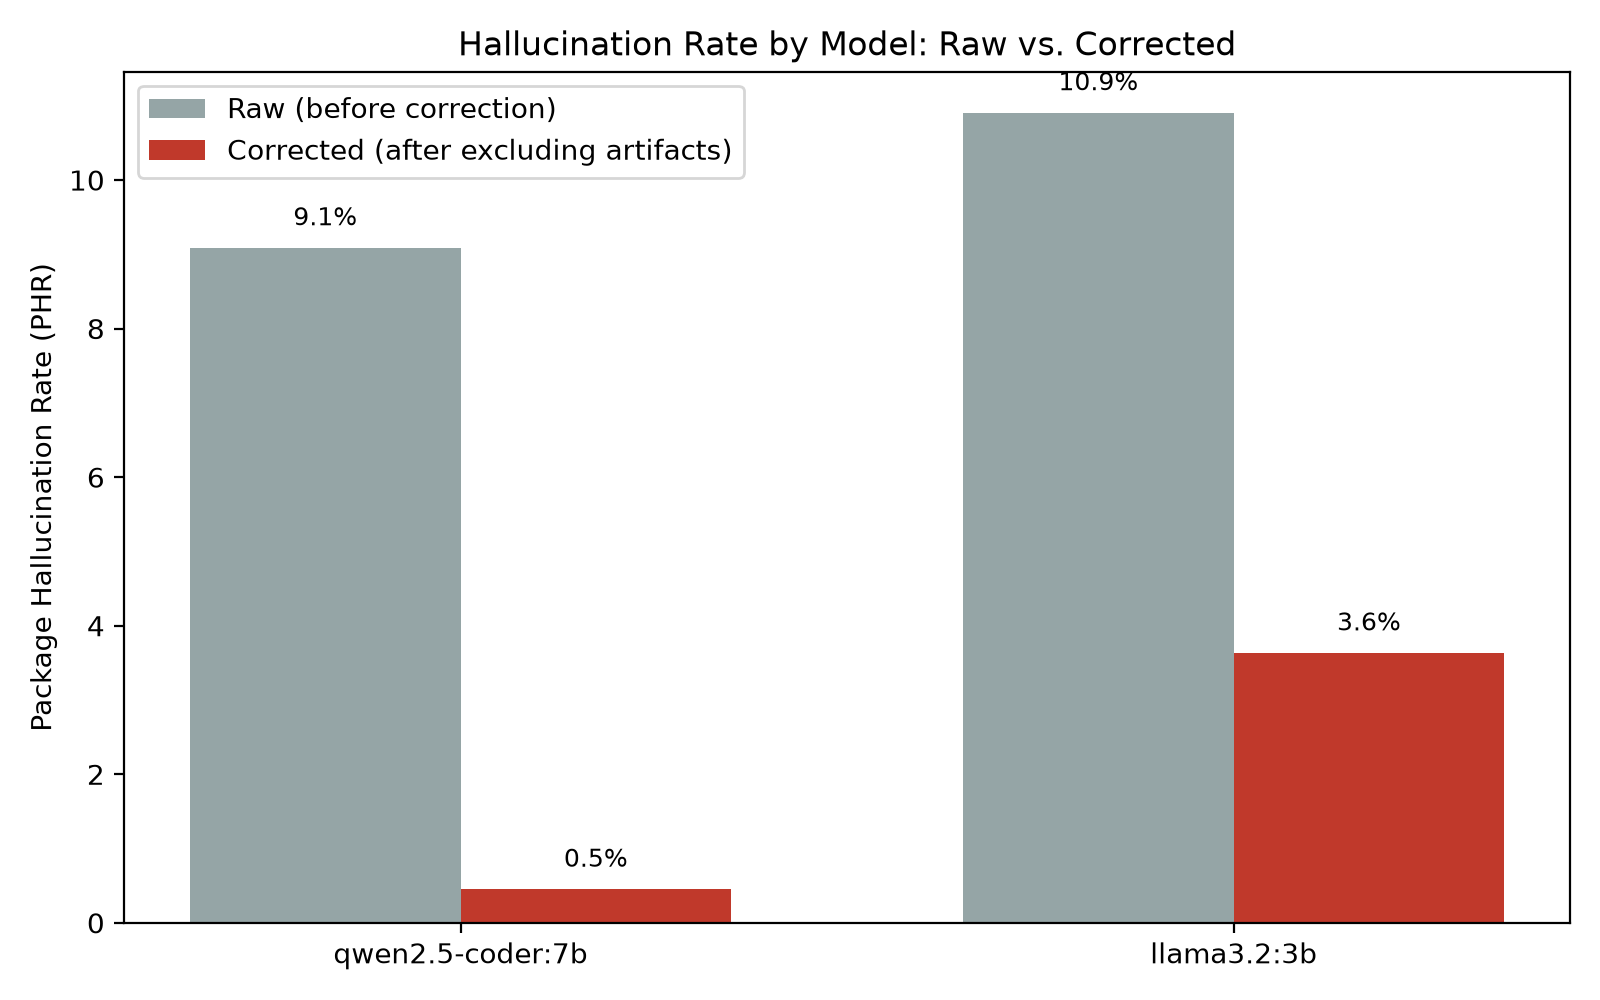

The script that saved this image:
"""
Renders the raw-vs-corrected PHR comparison for the multi-model pilot --
showing both numbers side by side is the point: the raw figure is inflated
by methodology artifacts (see README), and the gap between raw and
corrected is itself evidence of why the correction mattered.
"""

import json
from collections import defaultdict
from pathlib import Path

import matplotlib.pyplot as plt


def phr_by_model(path: str) -> dict[str, float]:
    data = json.loads(Path(path).read_text())
    by_model = defaultdict(list)
    for r in data:
        by_model[r["model"]].append(r)
    return {
        model: sum(1 for r in results if r["hallucinated_packages"]) / len(results)
        for model, results in by_model.items()
    }


def main():
    raw = phr_by_model("multi_model_report.json")
    corrected = phr_by_model("multi_model_report_corrected.json")
    models = list(raw.keys())

    x = range(len(models))
    width = 0.35

    fig, ax = plt.subplots(figsize=(8, 5))
    raw_bars = ax.bar([i - width / 2 for i in x], [raw[m] * 100 for m in models],
                       width, label="Raw (before correction)", color="#95a5a6")
    corrected_bars = ax.bar([i + width / 2 for i in x], [corrected[m] * 100 for m in models],
                             width, label="Corrected (after excluding artifacts)", color="#c0392b")

    ax.set_ylabel("Package Hallucination Rate (PHR)")
    ax.set_title("Hallucination Rate by Model: Raw vs. Corrected")
    ax.set_xticks(list(x))
    ax.set_xticklabels(models)
    ax.legend()

    for bars in (raw_bars, corrected_bars):
        for bar in bars:
            ax.text(bar.get_x() + bar.get_width() / 2, bar.get_height() + 0.3,
                     f"{bar.get_height():.1f}%", ha="center", fontsize=9)

    plt.tight_layout()
    plt.savefig("multi_model_chart.png", dpi=200)
    print("Wrote multi_model_chart.png (raw vs corrected)")


if __name__ == "__main__":
    main()
